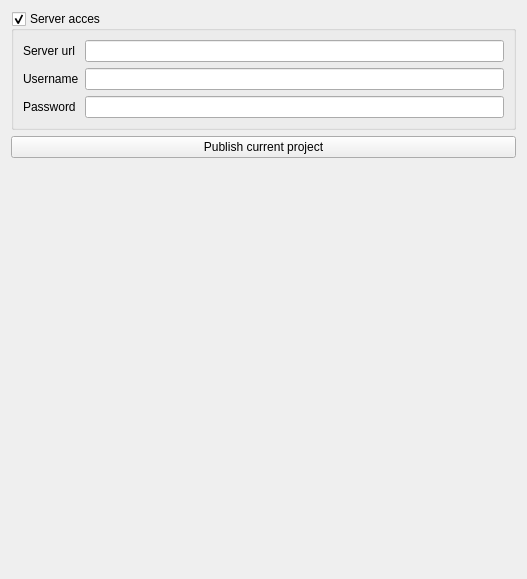
<?xml version="1.0" encoding="UTF-8"?>
<ui version="4.0">
 <class>Form</class>
 <widget class="QWidget" name="Form">
  <property name="geometry">
   <rect>
    <x>0</x>
    <y>0</y>
    <width>527</width>
    <height>579</height>
   </rect>
  </property>
  <property name="windowTitle">
   <string>Form</string>
  </property>
  <layout class="QGridLayout" name="gridLayout_2">
   <item row="1" column="0">
    <widget class="QGroupBox" name="groupBox">
     <property name="title">
      <string>Server acces</string>
     </property>
     <property name="checkable">
      <bool>true</bool>
     </property>
     <layout class="QGridLayout" name="gridLayout">
      <item row="1" column="0">
       <widget class="QLabel" name="label_2">
        <property name="text">
         <string>Username</string>
        </property>
       </widget>
      </item>
      <item row="2" column="1">
       <widget class="QLineEdit" name="passwordLineEdit">
        <property name="echoMode">
         <enum>QLineEdit::Password</enum>
        </property>
       </widget>
      </item>
      <item row="0" column="1">
       <widget class="QLineEdit" name="urlLineEdit"/>
      </item>
      <item row="0" column="0">
       <widget class="QLabel" name="label">
        <property name="text">
         <string>Server url</string>
        </property>
       </widget>
      </item>
      <item row="1" column="1">
       <widget class="QLineEdit" name="usernameLineEdit"/>
      </item>
      <item row="2" column="0">
       <widget class="QLabel" name="label_3">
        <property name="text">
         <string>Password</string>
        </property>
       </widget>
      </item>
     </layout>
    </widget>
   </item>
   <item row="3" column="0">
    <spacer name="verticalSpacer">
     <property name="orientation">
      <enum>Qt::Vertical</enum>
     </property>
     <property name="sizeHint" stdset="0">
      <size>
       <width>20</width>
       <height>40</height>
      </size>
     </property>
    </spacer>
   </item>
   <item row="2" column="0">
    <widget class="QPushButton" name="publishProjectButton">
     <property name="text">
      <string>Publish current project</string>
     </property>
    </widget>
   </item>
  </layout>
 </widget>
 <resources/>
 <connections/>
</ui>
